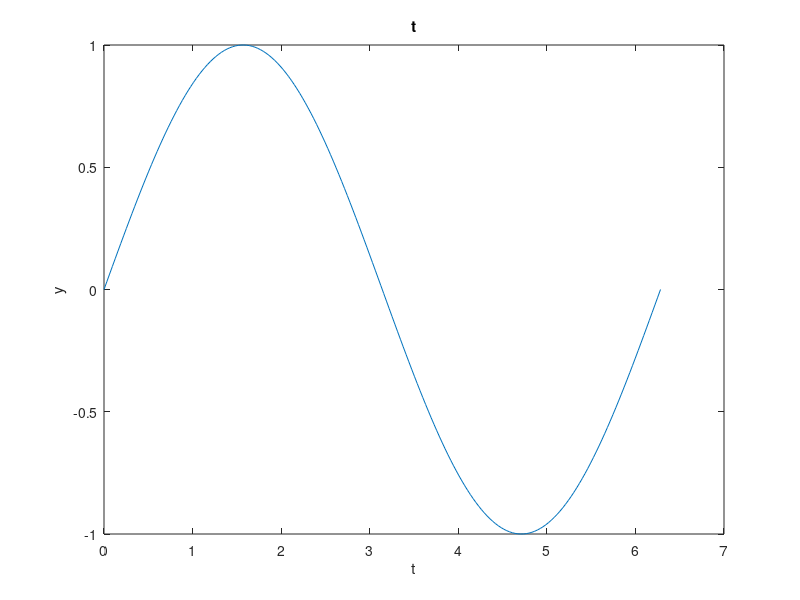

The MATLAB source for this figure: (Note: this script raises an error after producing the figure.)
% probe_i.m --- M3 matlab recon: isolate WHAT flips the theme, and what actually fixes it
% re-run:  d:/Software/Matlab/bin/matlab -batch "run('tests/m3-matlab-recon/probe_i.m')"
% (do NOT name this file theme.m -- a script theme.m shadows the built-in theme())
here = fileparts(mfilename('fullpath')); root = fileparts(fileparts(here)); cd(root);
OUT = 'build/m3-matlab-recon/i';
if ~exist(OUT,'dir'); mkdir(OUT); end
fprintf('### probe_i start ###\n');

function snap(tag)
  co = get(groot,'DefaultAxesColorOrder'); fc = get(groot,'defaultFigureColor');
  fprintf('[%s] defaultFigureColor=#%02X%02X%02X  colorOrder1=#%02X%02X%02X\n', tag, ...
      round(255*fc(1)),round(255*fc(2)),round(255*fc(3)), ...
      round(255*co(1,1)),round(255*co(1,2)),round(255*co(1,3)));
end

function c11 = corner1(p)
  I = imread(p); c11 = squeeze(I(1,1,1:3))';
end

%% ---- S: step-by-step isolation ----
disp('=== S step-by-step ===');
snap('S0-start');
f = figure('Visible','off','Position',[100 100 631 260]);
snap('S1-figure');
ax = axes(f);
snap('S2-axes');                        % <- the suspected trigger
drawnow;
snap('S3-drawnow-after-axes');
plot(ax, linspace(0,2*pi,200), sin(linspace(0,2*pi,200)));
snap('S4-plot');
drawnow;
snap('S5-drawnow-after-plot');
xlabel(ax,'t'); ylabel(ax,'y'); title(ax,'t');
snap('S6-labels');

%% ---- W: what fixes it ----
disp('=== W fixes ===');
fprintf('exist(''theme'') = %d\n', exist('theme'));
t = get(f,'Theme'); fprintf('Theme class = %s\n', class(t));
try
  p = properties(t);
  fprintf('Theme properties: %s\n', strjoin(p', ', '));
catch e
  fprintf('properties(Theme) ERR %s\n', e.message);
end
try
  disp(struct(t));   % dump whatever it exposes
catch e
  fprintf('struct(Theme) ERR %s\n', e.message);
end

% W1: does figure('Theme','light') work at creation time?
ok1 = true; m1 = '';
try
  f2 = figure('Visible','off','Position',[100 100 631 260], 'Theme','light');
catch e
  ok1 = false; m1 = sprintf('%s: %s', e.identifier, e.message);
end
fprintf('W1 figure(...,''Theme'',''light'') ok=%d %s\n', ok1, m1);
if ok1
  fprintf('W1 f2.Color=[%.4f %.4f %.4f]\n', get(f2,'Color'));
  ax2 = axes(f2); plot(ax2, 1:3, [1 2 3]);
  exportgraphics(f2, fullfile(OUT,'W1_newlight.png'), 'Resolution', 200);
  fprintf('W1 corner=[%d %d %d]\n', corner1(fullfile(OUT,'W1_newlight.png')));
  close(f2);
end

% W2: theme(fig,'light') then set colors (re-measure)
theme(f, 'light'); set(f,'Color','w');
set(ax,'Color','w','XColor','k','YColor','k');
exportgraphics(f, fullfile(OUT,'W2_themelight.png'), 'Resolution', 200);
fprintf('W2 corner=[%d %d %d]  ax.Color=[%.4f %.4f %.4f]\n', corner1(fullfile(OUT,'W2_themelight.png')), get(ax,'Color'));
co = get(ax,'ColorOrder');
fprintf('W2 colorOrder after theme light rows=%d first=#%02X%02X%02X\n', size(co,1), round(255*co(1,1)),round(255*co(1,2)),round(255*co(1,3)));
close(f);

% W3: does theme('light') with no figure handle set a session-wide default?
ok3 = true; m3 = '';
try
  theme('light');
catch e
  ok3 = false; m3 = sprintf('%s: %s', e.identifier, e.message);
end
fprintf('W3 theme(''light'') (no handle) ok=%d %s\n', ok3, m3);
snap('W3-after-theme-no-handle');
f3 = figure('Visible','off','Position',[100 100 631 260]);
ax3 = axes(f3); plot(ax3, 1:3, [1 2 3]);
fprintf('W3 new figure Color=[%.4f %.4f %.4f] ax.Color=[%.4f %.4f %.4f]\n', get(f3,'Color'), get(ax3,'Color'));
exportgraphics(f3, fullfile(OUT,'W3_newfig.png'), 'Resolution', 200);
fprintf('W3 corner=[%d %d %d]\n', corner1(fullfile(OUT,'W3_newfig.png')));
close(f3);

% W4: groot-level default for the figure colour (does a plain figure come out light?)
%     (the earlier probe showed 'Theme' has no groot default; test the Color default instead)
snap('W4-end');
disp('=== probe_i done ===');
